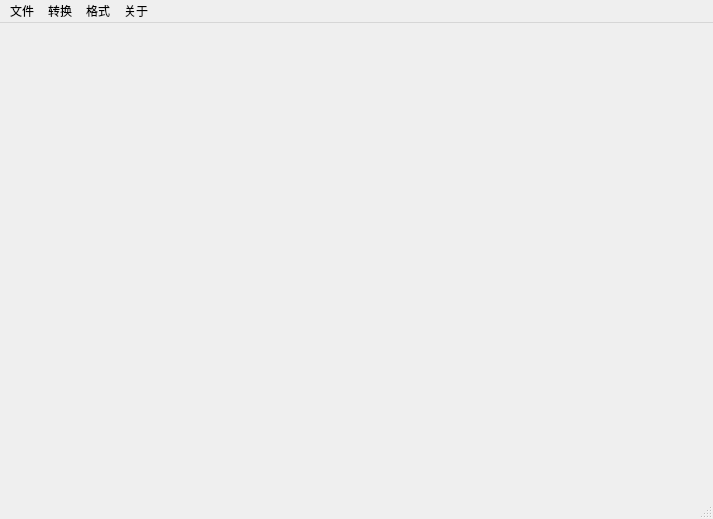
<?xml version="1.0" encoding="UTF-8"?>
<ui version="4.0">
 <class>MainWindow</class>
 <widget class="QMainWindow" name="MainWindow">
  <property name="geometry">
   <rect>
    <x>0</x>
    <y>0</y>
    <width>713</width>
    <height>519</height>
   </rect>
  </property>
  <property name="windowTitle">
   <string>MainWindow</string>
  </property>
  <widget class="QWidget" name="centralWidget"/>
  <widget class="QMenuBar" name="menuBar">
   <property name="geometry">
    <rect>
     <x>0</x>
     <y>0</y>
     <width>713</width>
     <height>23</height>
    </rect>
   </property>
   <widget class="QMenu" name="menu">
    <property name="title">
     <string>文件</string>
    </property>
    <addaction name="action"/>
    <addaction name="action_2"/>
   </widget>
   <widget class="QMenu" name="menu_2">
    <property name="title">
     <string>转换</string>
    </property>
    <addaction name="actionYUV_RGB"/>
    <addaction name="actionRGB_YUV"/>
   </widget>
   <widget class="QMenu" name="menu_3">
    <property name="title">
     <string>格式</string>
    </property>
   </widget>
   <widget class="QMenu" name="menu_4">
    <property name="title">
     <string>关于</string>
    </property>
    <addaction name="action_3"/>
    <addaction name="action_RawTool"/>
   </widget>
   <addaction name="menu"/>
   <addaction name="menu_2"/>
   <addaction name="menu_3"/>
   <addaction name="menu_4"/>
  </widget>
  <widget class="QStatusBar" name="statusBar"/>
  <action name="action">
   <property name="text">
    <string>打开</string>
   </property>
  </action>
  <action name="action_2">
   <property name="text">
    <string>关闭</string>
   </property>
  </action>
  <action name="actionYUV_RGB">
   <property name="text">
    <string>转RGB</string>
   </property>
  </action>
  <action name="actionRGB_YUV">
   <property name="text">
    <string>转YUV</string>
   </property>
  </action>
  <action name="action_3">
   <property name="text">
    <string>使用帮助</string>
   </property>
  </action>
  <action name="action_RawTool">
   <property name="text">
    <string>关于RawTool</string>
   </property>
  </action>
 </widget>
 <layoutdefault spacing="6" margin="11"/>
 <resources/>
 <connections/>
</ui>
